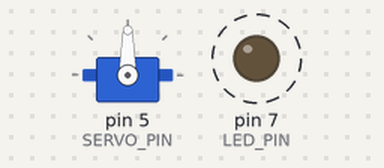
Bench run of a sketch on a simulated Arduino Uno, built with avr-gcc and run on an emulated ATmega328P. Shown: servo, output pins drawn as LEDs (lit = HIGH). Dashed ring = blinking.

Above: at 0.05 s.
Timing chart, 0 to 4.6 s (numbered marks = the images above):
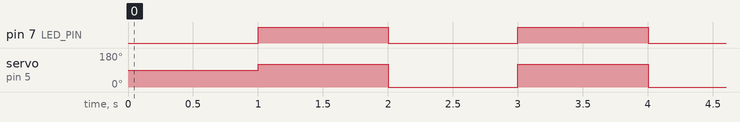

The sketch:

code.ino
```cpp
#include <Servo.h>
#define LED_PIN 7
#define SERVO_PIN 5
Servo fan;
unsigned long prevTime = 0;
int interval = 1000;
bool ledState = false;

void setup() {
  pinMode(LED_PIN, OUTPUT);
  fan.attach(SERVO_PIN);
}

void loop() {
  unsigned long currentTime = millis();
  if (currentTime - prevTime >= interval) {
    prevTime = currentTime;
    ledState = !ledState;
    digitalWrite(LED_PIN, ledState);
    fan.write(ledState ? 120 : 0);
  }
}
```

Measured:
- by itself, pin 7 (LED_PIN): alternates HIGH for 1.0 s and LOW for 1.0 s
- by itself, servo on pin 5 (SERVO_PIN): alternates 120° for 1.0 s and 0° for 1.0 s
